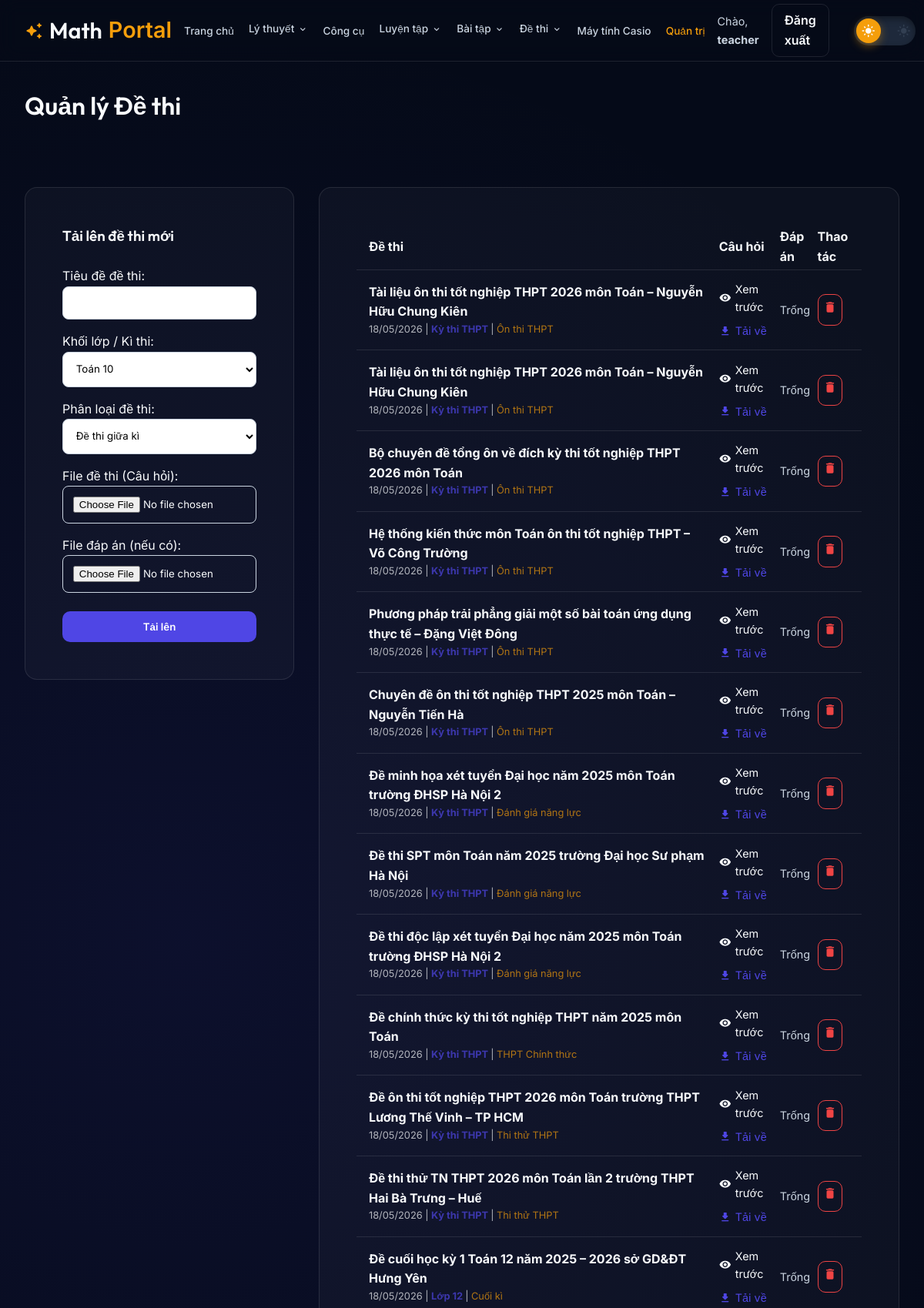
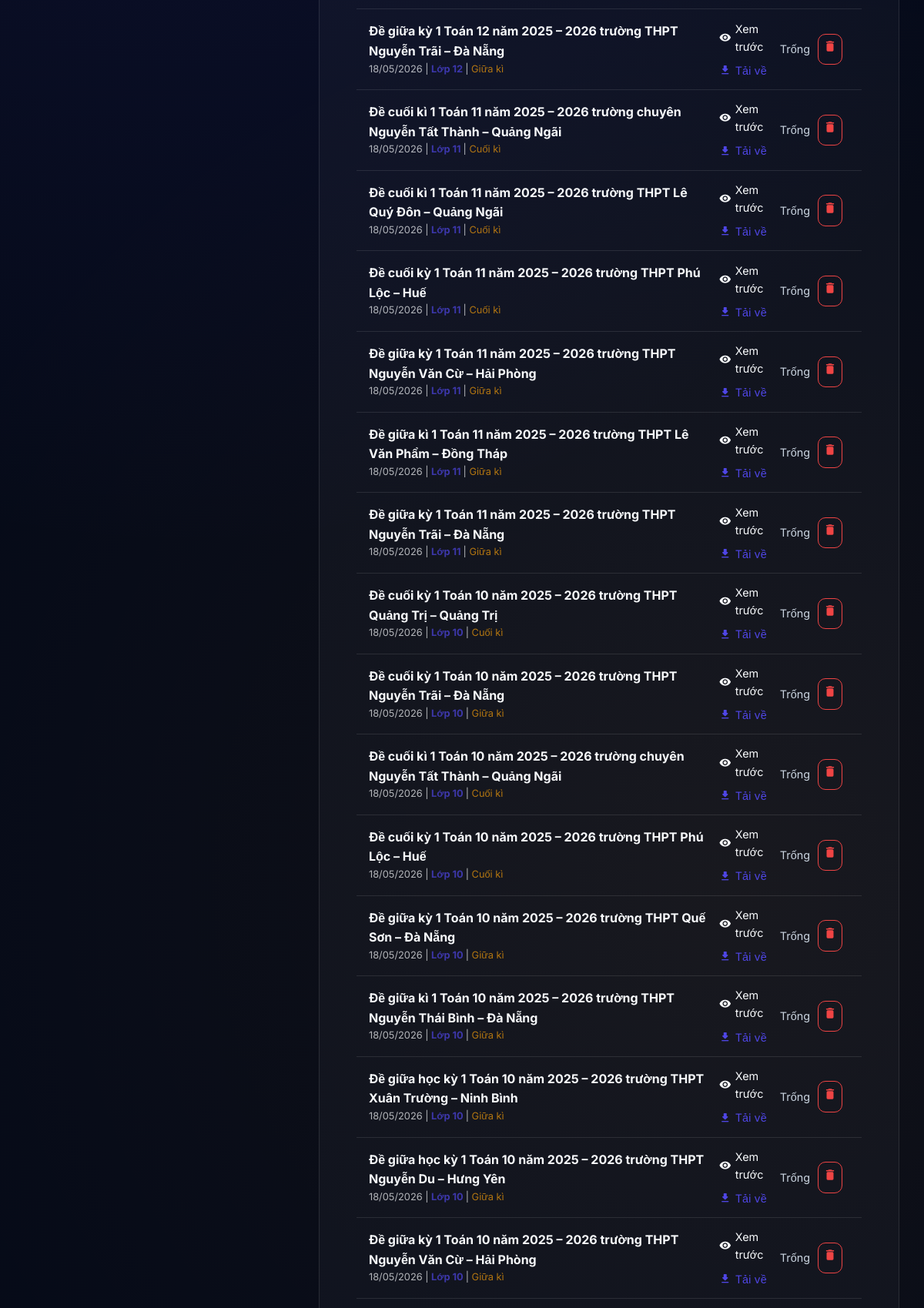
The page /admin/manage_exams.php (signed in, upper part) on the database its author committed (2 pictures, top to bottom).
### tables this page shows
CREATE TABLE `exams` (
  `id` int(11) NOT NULL,
  `title` varchar(255) NOT NULL,
  `question_file` varchar(255) NOT NULL,
  `original_q_name` varchar(255) DEFAULT NULL,
  `answer_file` varchar(255) DEFAULT NULL,
  `original_a_name` varchar(255) DEFAULT NULL,
  `teacher_id` int(11) NOT NULL,
  `created_at` timestamp NOT NULL DEFAULT current_timestamp(),
  `grade` int(11) NOT NULL DEFAULT 12,
  `category` varchar(50) DEFAULT 'midterm'
);

### admin/manage_exams.php (the view, shortened to what this page needs)
<?php
require_once '../includes/functions.php';
$exams = $pdo->query("SELECT * FROM exams ORDER BY created_at DESC")->fetchAll();
include '../includes/header.php';
?>
<main class="container">
    <div style="padding: 2rem 0;">
        <div style="display: flex; justify-content: space-between; align-items: center; margin-bottom: 2rem;">
            <h1>Quản lý Đề thi</h1>
        </div>
        <div class="grid" style="grid-template-columns: 350px 1fr; align-items: start; gap: 2rem;">
            <div class="content-wrapper">
                <h3>Tải lên đề thi mới</h3>
                <form method="POST" enctype="multipart/form-data" style="margin-top: 1.5rem; display: grid; gap: 1rem;">
                    <div>
                        <label>Tiêu đề đề thi:</label>
                        <input type="text" name="title" required style="width: 100%;">
                    </div>
                    <div>
                        <label>Khối lớp / Kì thi:</label>
                        <select name="grade_category" id="grade_category_select" style="width: 100%;" onchange="updateCategoryOptions()">
                            <option value="10">Toán 10</option>
                        </select>
                    </div>
                    <div>
                        <label>Phân loại đề thi:</label>
                        <select name="category" id="category_select" style="width: 100%;">
                        </select>
                    </div>
                    <div>
                        <label>File đề thi (Câu hỏi):</label>
                        <input type="file" name="q_file" required style="width: 100%; background: transparent !important; color: var(--text-main) !important;">
                    </div>
                    <div>
                        <label>File đáp án (nếu có):</label>
                        <input type="file" name="a_file" style="width: 100%; background: transparent !important; color: var(--text-main) !important;">
                    </div>
                    <button type="submit" class="btn btn-primary" style="margin-top: 0.5rem;">Tải lên</button>
                </form>
            </div>
            <div class="content-wrapper">
                <table style="width: 100%; border-collapse: collapse;">
                    <thead>
                        <tr style="text-align: left; border-bottom: 1px solid var(--glass-border);">
                            <th style="padding: 1rem;">Đề thi</th>
                            <th>Câu hỏi</th>
                            <th>Đáp án</th>
                            <th>Thao tác</th>
                        </tr>
                    </thead>
                    <tbody>
                        <?php foreach ($exams as $e): ?>
                            <tr style="border-bottom: 1px solid var(--glass-border);">
                                <td style="padding: 1rem;">
                                    <strong><?php echo htmlspecialchars($e['title']); ?></strong>
                                    <p style="font-size: 0.8rem; opacity: 0.7;">
                                        <?php echo date('d/m/Y', strtotime($e['created_at'])); ?>
                                        | <strong style="color: var(--primary);">
                                            <?php echo (strpos($e['category'], 'thpt_') === 0) ? 'Kỳ thi THPT' : 'Lớp ' . $e['grade']; ?>
                                        </strong>
                                        | <span style="color: var(--accent);">
                                            <?php
                                            $cat_labels = [
                                                'midterm' => 'Giữa kì', 'final' => 'Cuối kì',
                                                'thpt_mock' => 'Thi thử THPT', 'thpt_official' => 'THPT Chính thức',
                                                'thpt_dgnl' => 'Đánh giá năng lực', 'thpt_prep' => 'Ôn thi THPT'
                                            ];
                                            echo $cat_labels[$e['category']] ?? 'Khác';
                                            ?>
                                        </span>
                                    </p>
                                </td>
                                <td>
                                    <?php
                                        $q_ext = pathinfo($e['question_file'], PATHINFO_EXTENSION);
                                        $q_name = $e['original_q_name'] ?: $e['title'];
                                        if (pathinfo($q_name, PATHINFO_EXTENSION) !== $q_ext) {
                                            $q_name .= '.' . $q_ext;
                                        }
                                    ?>
                                    <div style="display: flex; flex-direction: column; gap: 8px;">
                                        <a href="../<?php echo htmlspecialchars($e['question_file']); ?>" target="_blank" style="color: var(--text-main); display: flex; align-items: center; gap: 5px; text-decoration: none; font-size: 0.9rem;">
                                            <span class="material-icons-round" style="font-size: 16px;">visibility</span> Xem trước
                                        </a>
                                        <a href="../download.php?file=<?php echo urlencode($e['question_file']); ?>&name=<?php echo urlencode($q_name); ?>" style="color: var(--primary); display: flex; align-items: center; gap: 5px; text-decoration: none; font-size: 0.9rem;">
                                            <span class="material-icons-round" style="font-size: 16px;">download</span> Tải về
                                        </a>
                                    </div>
                                </td>
                                <td>
                                    <?php if ($e['answer_file']): ?>
                                        <?php
                                            $a_ext = pathinfo($e['answer_file'], PATHINFO_EXTENSION);
                                            $a_name = $e['original_a_name'] ?: 'Dap-an-' . $e['title'];
                                            if (pathinfo($a_name, PATHINFO_EXTENSION) !== $a_ext) {
                                                $a_name .= '.' . $a_ext;
                                            }
                                        ?>
                                        <div style="display: flex; flex-direction: column; gap: 8px;">
                                            <a href="../<?php echo htmlspecialchars($e['answer_file']); ?>" target="_blank" style="color: var(--text-main); display: flex; align-items: center; gap: 5px; text-decoration: none; font-size: 0.9rem;">
                                                <span class="material-icons-round" style="font-size: 16px;">visibility</span> Xem đáp án
                                            </a>
                                            <a href="../download.php?file=<?php echo urlencode($e['answer_file']); ?>&name=<?php echo urlencode($a_name); ?>" style="color: var(--accent); display: flex; align-items: center; gap: 5px; text-decoration: none; font-size: 0.9rem;">
                                                <span class="material-icons-round" style="font-size: 16px;">download</span> Tải đáp án
                                            </a>
                                        </div>
                                    <?php else: ?>
                                        <span style="color: var(--text-muted); font-size: 0.9rem;">Trống</span>
                                    <?php endif; ?>
                                </td>
                                <td>
                                    <a href="?delete=<?php echo $e['id']; ?>" class="btn btn-outline" style="color: #ef4444; padding: 0.4rem; border-color: #ef4444;" onclick="return confirm('Xóa đề thi này?')">
                                        <span class="material-icons-round" style="font-size: 18px;">delete</span>
                                    </a>
                                </td>
                            </tr>
                        <?php endforeach; ?>
                    </tbody>
                </table>
            </div>
        </div>
    </div>
</main>
<?php include '../includes/footer.php'; ?>

### assets/css/style.css (style rules this page uses)
:root { --bg-color: #050a18; --card-bg: rgba(255, 255, 255, 0.03); --glass-bg: rgba(255, 255, 255, 0.05); --glass-border: rgba(255, 255, 255, 0.1); --primary: #4f46e5; --primary-light: #818cf8; --accent: #f59e0b; --text-main: #f8fafc; --text-muted: #cbd5e1; --nav-height: 80px; --radius: 16px; --shadow: 0 10px 30px -10px rgba(0, 0, 0, 0.5); --nav-bg: rgba(5, 10, 24, 0.8); }
* { margin: 0; padding: 0; box-sizing: border-box; font-family: 'Inter', sans-serif; }
body { background-color: var(--bg-color); color: var(--text-main); line-height: 1.6; overflow-x: hidden; background-image: radial-gradient(circle at 20% 30%, rgba(79, 70, 229, 0.1) 0%, transparent 40%), radial-gradient(circle at 80% 70%, rgba(245, 158, 11, 0.05) 0%, transparent 40%); min-height: 100vh; transition: background-color 0.4s ease, color 0.4s ease; }
h1, h2, h3, .nav-logo { font-family: 'Outfit', sans-serif; font-weight: 600; }
.container { max-width: 1200px; margin: 0 auto; padding: 0 2rem; }
.grid { display: grid; grid-template-columns: repeat(auto-fit, minmax(320px, 1fr)); gap: 2rem; margin-top: 3rem; }
.btn { display: inline-block; padding: 0.75rem 1.5rem; border-radius: 10px; text-decoration: none; font-weight: 600; transition: all 0.3s ease; cursor: pointer; border: none; }
.btn-primary { background: var(--primary); color: white; }
.btn-outline { background: transparent; border: 1px solid var(--glass-border); color: var(--text-main); }
select, input, textarea { background-color: #ffffff !important; color: #000000 !important; border: 1px solid #cbd5e1 !important; border-radius: 8px; padding: 0.8rem; outline: none; transition: all 0.3s; -webkit-appearance: listbox !important; }
option { background-color: #ffffff !important; color: #000000 !important; padding: 10px; }
.content-wrapper { background: var(--card-bg); border: 1px solid var(--glass-border); border-radius: var(--radius); padding: 3rem; margin: 2rem 0; }
:root { --calc-body: #1a1a1a; --calc-rim: #2d2d2d; --lcd-bg: #8ba88e; --btn-num: #333; --btn-func: #1e1e1e; --btn-shift: #d97706; --btn-alpha: #dc2626; --btn-special: #475569; --text-lcd: #1a2421; }

### rows shown on the page
exams: title "Tài liệu ôn thi tốt nghiệp THPT 2026 môn Toán – Nguyễn Hữu Chung Kiên", created_at "18/05/2026", shows "Kỳ thi THPT", category "Ôn thi THPT", answer_file "Trống"
exams: title "Tài liệu ôn thi tốt nghiệp THPT 2026 môn Toán – Nguyễn Hữu Chung Kiên", created_at "18/05/2026", shows "Kỳ thi THPT", category "Ôn thi THPT", answer_file "Trống"
exams: title "Bộ chuyên đề tổng ôn về đích kỳ thi tốt nghiệp THPT 2026 môn Toán", created_at "18/05/2026", shows "Kỳ thi THPT", category "Ôn thi THPT", answer_file "Trống"
exams: title "Hệ thống kiến thức môn Toán ôn thi tốt nghiệp THPT – Võ Công Trường", created_at "18/05/2026", shows "Kỳ thi THPT", category "Ôn thi THPT", answer_file "Trống"
exams: title "Phương pháp trải phẳng giải một số bài toán ứng dụng thực tế – Đặng Việt Đông", created_at "18/05/2026", shows "Kỳ thi THPT", category "Ôn thi THPT", answer_file "Trống"
exams: title "Chuyên đề ôn thi tốt nghiệp THPT 2025 môn Toán – Nguyễn Tiến Hà", created_at "18/05/2026", shows "Kỳ thi THPT", category "Ôn thi THPT", answer_file "Trống"
exams: title "Đề minh họa xét tuyển Đại học năm 2025 môn Toán trường ĐHSP Hà Nội 2", created_at "18/05/2026", shows "Kỳ thi THPT", category "Đánh giá năng lực", answer_file "Trống"
exams: title "Đề thi SPT môn Toán năm 2025 trường Đại học Sư phạm Hà Nội", created_at "18/05/2026", shows "Kỳ thi THPT", category "Đánh giá năng lực", answer_file "Trống"
exams: title "Đề thi độc lập xét tuyển Đại học năm 2025 môn Toán trường ĐHSP Hà Nội 2", created_at "18/05/2026", shows "Kỳ thi THPT", category "Đánh giá năng lực", answer_file "Trống"
exams: title "Đề chính thức kỳ thi tốt nghiệp THPT năm 2025 môn Toán", created_at "18/05/2026", shows "Kỳ thi THPT", category "THPT Chính thức", answer_file "Trống"
exams: title "Đề ôn thi tốt nghiệp THPT 2026 môn Toán trường THPT Lương Thế Vinh – TP HCM", created_at "18/05/2026", shows "Kỳ thi THPT", category "Thi thử THPT", answer_file "Trống"
exams: title "Đề thi thử TN THPT 2026 môn Toán lần 2 trường THPT Hai Bà Trưng – Huế", created_at "18/05/2026", shows "Kỳ thi THPT", category "Thi thử THPT", answer_file "Trống"
exams: title "Đề cuối học kỳ 1 Toán 12 năm 2025 – 2026 sở GD&ĐT Hưng Yên", created_at "18/05/2026", grade "12", category "Cuối kì", answer_file "Trống"
exams: title "Đề giữa kỳ 1 Toán 12 năm 2025 – 2026 trường THPT Nguyễn Trãi – Đà Nẵng", created_at "18/05/2026", grade "12", category "Giữa kì", answer_file "Trống"
exams: title "Đề cuối kì 1 Toán 11 năm 2025 – 2026 trường chuyên Nguyễn Tất Thành – Quảng Ngãi", created_at "18/05/2026", grade "11", category "Cuối kì", answer_file "Trống"
exams: title "Đề cuối kì 1 Toán 11 năm 2025 – 2026 trường THPT Lê Quý Đôn – Quảng Ngãi", created_at "18/05/2026", grade "11", category "Cuối kì", answer_file "Trống"
exams: title "Đề cuối kỳ 1 Toán 11 năm 2025 – 2026 trường THPT Phú Lộc – Huế", created_at "18/05/2026", grade "11", category "Cuối kì", answer_file "Trống"
exams: title "Đề giữa kỳ 1 Toán 11 năm 2025 – 2026 trường THPT Nguyễn Văn Cừ – Hải Phòng", created_at "18/05/2026", grade "11", category "Giữa kì", answer_file "Trống"
exams: title "Đề giữa kì 1 Toán 11 năm 2025 – 2026 trường THPT Lê Văn Phẩm – Đồng Tháp", created_at "18/05/2026", grade "11", category "Giữa kì", answer_file "Trống"
exams: title "Đề giữa kỳ 1 Toán 11 năm 2025 – 2026 trường THPT Nguyễn Trãi – Đà Nẵng", created_at "18/05/2026", grade "11", category "Giữa kì", answer_file "Trống"
exams: title "Đề cuối kỳ 1 Toán 10 năm 2025 – 2026 trường THPT Quảng Trị – Quảng Trị", created_at "18/05/2026", grade "10", category "Cuối kì", answer_file "Trống"
exams: title "Đề cuối kỳ 1 Toán 10 năm 2025 – 2026 trường THPT Nguyễn Trãi – Đà Nẵng", created_at "18/05/2026", grade "10", category "Giữa kì", answer_file "Trống"
exams: title "Đề cuối kì 1 Toán 10 năm 2025 – 2026 trường chuyên Nguyễn Tất Thành – Quảng Ngãi", created_at "18/05/2026", grade "10", category "Cuối kì", answer_file "Trống"
exams: title "Đề cuối kỳ 1 Toán 10 năm 2025 – 2026 trường THPT Phú Lộc – Huế", created_at "18/05/2026", grade "10", category "Cuối kì", answer_file "Trống"
exams: title "Đề giữa kỳ 1 Toán 10 năm 2025 – 2026 trường THPT Quế Sơn – Đà Nẵng", created_at "18/05/2026", grade "10", category "Giữa kì", answer_file "Trống"
exams: title "Đề giữa kì 1 Toán 10 năm 2025 – 2026 trường THPT Nguyễn Thái Bình – Đà Nẵng", created_at "18/05/2026", grade "10", category "Giữa kì", answer_file "Trống"
exams: title "Đề giữa học kỳ 1 Toán 10 năm 2025 – 2026 trường THPT Xuân Trường – Ninh Bình", created_at "18/05/2026", grade "10", category "Giữa kì", answer_file "Trống"
exams: title "Đề giữa học kỳ 1 Toán 10 năm 2025 – 2026 trường THPT Nguyễn Du – Hưng Yên", created_at "18/05/2026", grade "10", category "Giữa kì", answer_file "Trống"
exams: title "Đề giữa kỳ 1 Toán 10 năm 2025 – 2026 trường THPT Nguyễn Văn Cừ – Hải Phòng", created_at "18/05/2026", grade "10", category "Giữa kì", answer_file "Trống"

### other values the page prints
$_SESSION['user']['username'] "teacher"
